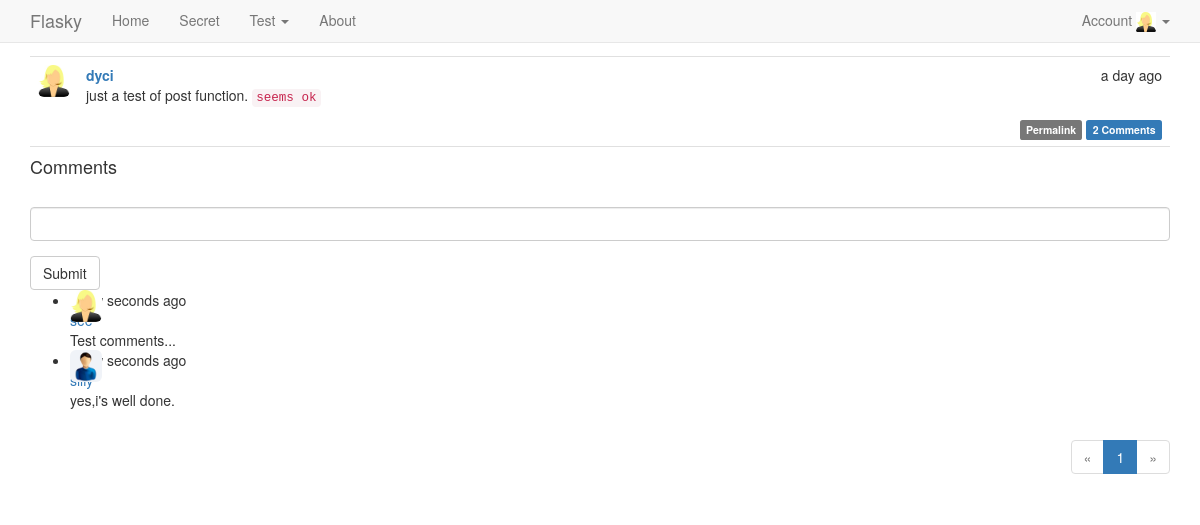
Screenshot of /post/162 (signed in) with the database file from the repository.
### app/models.py (models this page shows, shortened)
class Post(db.Model):
    __tablename__ = 'posts'
    id = db.Column(db.Integer, primary_key=True)
    body = db.Column(db.Text)
    timestamp = db.Column(db.DateTime, index=True,default=datetime.utcnow)
    author_id = db.Column(db.Integer, db.ForeignKey('users.id'))
    body_html = db.Column(db.Text)
    comments = db.relationship('Comment', backref='post', lazy='dynamic')

class User(UserMixin, db.Model):
    __tablename__ = 'users'
    id = db.Column(db.Integer, primary_key=True)
    email = db.Column(db.String(64), unique=True, index=True)
    username = db.Column(db.String(64), unique=True, index=True)
    role_id = db.Column(db.Integer, db.ForeignKey('roles.id'))
    password_hash = db.Column(db.String(128))
    confirmed = db.Column(db.Boolean, default=False)
    name = db.Column(db.String(64))
    sex = db.Column(db.Integer)     # 1.male 2.female 0. none
    location = db.Column(db.String(64))
    about_me = db.Column(db.Text())
    member_since = db.Column(db.DateTime(), default=datetime.utcnow)
    last_seen = db.Column(db.DateTime(), default=datetime.utcnow)
    posts = db.relationship('Post', backref='author', lazy='dynamic')
    followed = db.relationship('Follow',
                               foreign_keys=[Follow.follower_id],
                               backref=db.backref('follower', lazy='joined'),
                               lazy='dynamic',
                               cascade='all, delete-orphan')
    followers = db.relationship('Follow',
                                foreign_keys=[Follow.followed_id],
                                backref=db.backref('followed', lazy='joined'),
                                lazy='dynamic',
                                cascade='all, delete-orphan')
    comments = db.relationship('Comment', backref='author', lazy='dynamic')
    @property
    def password(self):
        raise AttributeError('password is not a readable attribute')
    def ping(self):
        self.last_seen = datetime.utcnow()
        db.session.add(self)
    def get_avatar(self):
        if self.sex == 1:
            avatar = 'avatar/male.jpg'
            return avatar
        elif self.sex == 2:
            avatar = 'avatar/female.jpg'
            return avatar
        else:
            avatar = 'avatar/none.jpg'
            return avatar
    def can(self, permissions):
        return self.role is not None and (self.role.permissions & permissions) == permissions
    def is_administrator(self):
        return self.can(Permission.ADMINISTER)

class Comment(db.Model):
    __tablename__ = 'comments'
    id = db.Column(db.Integer, primary_key=True)
    body = db.Column(db.Text)
    body_html = db.Column(db.Text)
    timestamp = db.Column(db.Boolean)
    author_id = db.Column(db.Integer, db.ForeignKey('users.id'))
    post_id = db.Column(db.Integer, db.ForeignKey('posts.id'))

### app/main/views.py (the view)
@main.route('/post/<int:id>', methods=['GET', 'POST'])
def post(id):
    post = Post.query.get_or_404(id)
    form = CommentForm()
    if form.validate_on_submit():
        comment = Comment(body=form.body.data,post=post,
                          author=current_user._get_current_object())
        db.session.add(comment)
        flash('Your comment has been published.')
        return redirect(url_for('.post', id=post.id, page=-1))
    page = request.args.get('page', 1, type=int)
    if page == -1:
        page = (post.comments.count() -1) / current_app.config['FLASKY_COMMENTS_PER_PAGE'] + 1
    pagination = post.comments.order_by(Comment.timestamp.asc()).paginate(
        page, per_page=current_app.config['FLASKY_COMMENTS_PER_PAGE'],
        error_out=False)
    comments = pagination.items
    return render_template('post.html', posts=[post], form=form,
                           comments=comments, pagination=pagination)

### app/main/forms.py
class CommentForm(Form):
    body = StringField('', validators=[DataRequired()])
    submit = SubmitField('Submit')

### app/auth/views.py (called while the page is built)
@auth.before_app_request
def before_request():
    if request.endpoint == None:
        return render_template('404.html')
    if current_user.is_authenticated:
        current_user.ping()
        if not current_user.confirmed and  request.endpoint == 'user.secret':
            return redirect(url_for('auth.unconfirmed'))

### app/models.py (called while the page is built)
@login_manager.user_loader
def load_user(user_id):
    return User.query.get(int(user_id))

### app/user/__init__.py (called while the page is built)
@user.app_context_processor
def inject_permissions():
    return dict(Permission=Permission)

### app/templates/post.html (shortened to what this page needs)
{% extends "base.html" %}
{% import "bootstrap/wtf.html" as wtf %}
{% import "_macros.html" as macros %}
{% block page_content %}
{% include '_posts.html' %}
<h4 id="comments">Comments</h4>
{% if current_user.can(Permission.COMMENT) %}
<div class="comment-form">
    {{ wtf.quick_form(form) }}
</div>
{% endif %}
{% include '_comments.html' %}
{% if pagination %}
<div class="pagination">
    {{ macros.pagination_widget(pagination, '.post', fragment='#comments', id=posts[0].id) }}
</div>
{% endif %}
{% endblock %}

### app/templates/_posts.html (shortened to what this page needs)
<ul class="posts">
    {% for post in posts %}
    <li class="post">
        <div class="post-thumbnail">
            <a href="{{ url_for('user.user_home',username=post.author.username) }}">
                <img class="img-rounded profile-thumbnail0" src="{{ url_for('static',filename=post.author.get_avatar()) }}" with="32" height="32">
            </a>
        </div>
        <div class="post-content">
            <div class="post-date">{{ moment(post.timestamp).fromNow() }}</div>
            <div class="post-author"><a href="{{ url_for('user.user_home',username=post.author.username) }}">{{ post.author.username }}</a></div>
            <div class="post-body">
                {% if post.body_html %}
                    {{ post.body_html | safe }}
                {% else %}
                    {{ post.body }}
                {% endif %}
            </div>
            <div class="post-footer">
                <a href="{{url_for('main.post', id=post.id) }}">
                    <span class="label label-default">Permalink</span>
                </a>
                <a href="{{ url_for('main.post', id=post.id) }}#comments">
                    <span class="label label-primary">{{ post.comments.count() }} Comments</span>
                </a>
            </div>
        </div>
    </li>
    {% endfor %}
</ul>

### app/templates/_comments.html
<ul class="comments">
    {% for comment in comments %}
    <li class="comment">
        <div class="comment-thumbnail">
            <a href="{{ url_for('user.user_home', username=comment.author.username) }}">
                <img class="img-rounded profile-thumbnail" src="{{ url_for('static',filename=comment.author.get_avatar()) }}"  with="32" height="32">
            </a>
        </div>
        <div class="comment-content">
            <div class="comment-date">{{ moment(comment.timestamp).fromNow() }}</div>
            <div class="comment-author"><a href="{{ url_for('user.user_home', username=comment.author.username) }}">{{ comment.author.username }}</a></div>
            <div class="comment-body">
                {% if comment.body_html %}
                    {{ comment.body_html | safe }}
                {% else %}
                    {{ comment.body }}
                {% endif %}
            </div>
        </div>
    </li>
    {% endfor %}
</ul>

### app/static/styles.css (style rules this page uses)
body { position: relative; padding-top: 40px; padding-bottom: 30px; }
.profile-thumbnail { position: absolute; }
ul.posts { list-style-type: none; padding: 0px; margin: 16px 0px 0px 0px; border-top: 1px solid #e0e0e0; }
ul.posts li.post { padding: 8px; border-bottom: 1px solid #e0e0e0; }
div.post-date { float: right; }
div.post-author { font-weight: bold; }
div.post-thumbnail { position: absolute; }
div.post-content { margin-left: 48px; min-height: 48px; }
div.post-footer { text-align: right; }
div.pagination { width: 100%; text-align: right; padding: 0px; margin: 0px; }

### rows the page displays
Post: timestamp "a day ago", author.username "dyci", body_html "just a test of post function. seems ok", comments.count "2"
Comment: shows a picture, timestamp "a few seconds ago", body_html "Test comments..."
Comment: shows a picture, timestamp "a few seconds ago", body_html "yes,i's well done."

### other values shown
{{ p }} "1"
